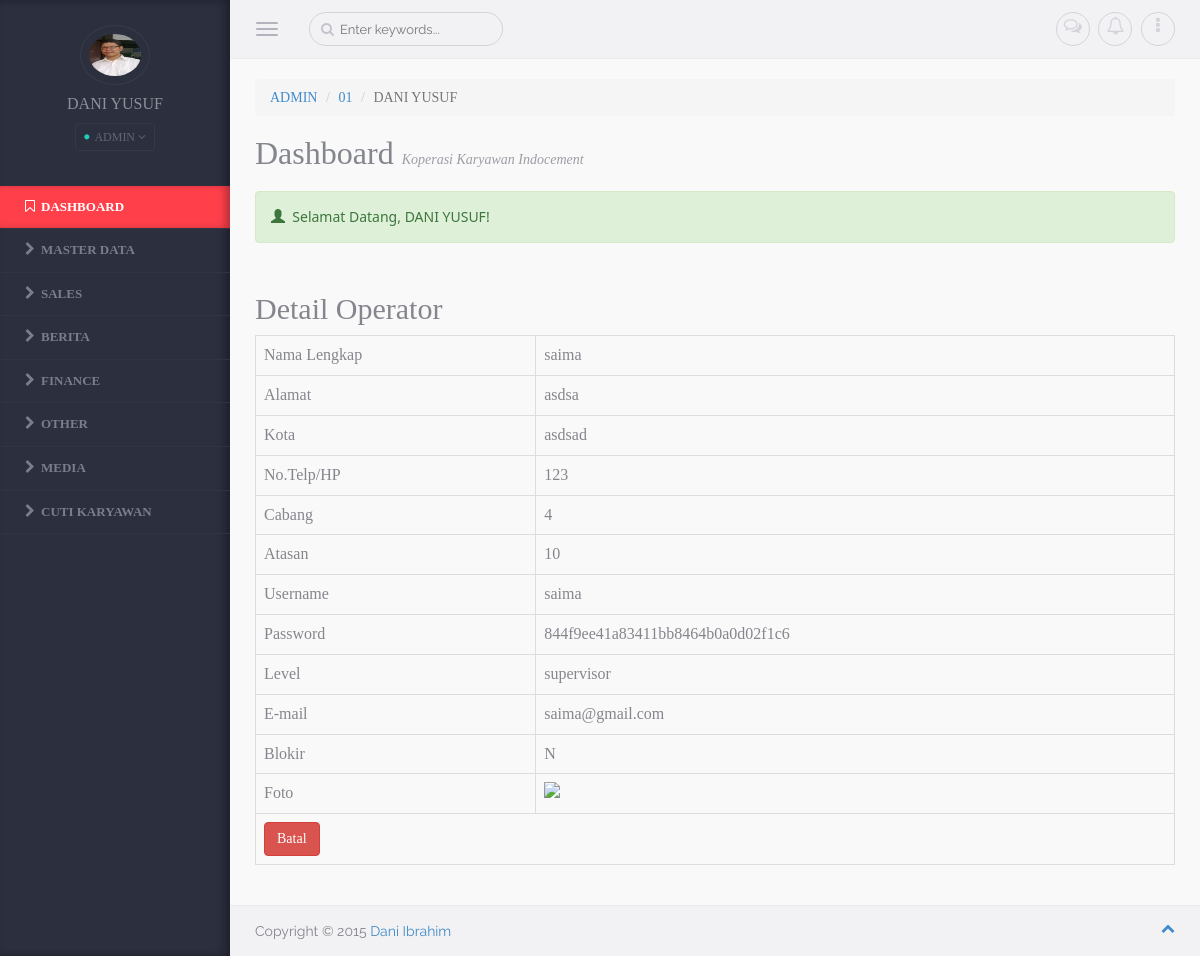
/media.php?module=operator&act=detailoperator&id=11 (signed in), run on the app's committed database.
### tables this page shows
CREATE TABLE IF NOT EXISTS `mainmenu` (
  `id_main` int(5) NOT NULL AUTO_INCREMENT,
  `nama_menu` varchar(50) DEFAULT NULL,
  `link` varchar(100) DEFAULT NULL,
  `aktif` enum('Y','N') NOT NULL DEFAULT 'Y',
  `urutan` int(2) NOT NULL,
  `level` varchar(20) NOT NULL,
  PRIMARY KEY (`id_main`)
);

CREATE TABLE IF NOT EXISTS `operator` (
  `id_operator` int(6) NOT NULL AUTO_INCREMENT,
  `nama` varchar(45) NOT NULL,
  `alamat` text NOT NULL,
  `kota` varchar(45) NOT NULL,
  `telp` varchar(20) NOT NULL,
  `id_cabang` varchar(6) NOT NULL,
  `id_atasan` varchar(6) NOT NULL,
  `username` varchar(45) NOT NULL,
  `password` varchar(45) NOT NULL,
  `level` varchar(45) NOT NULL,
  `email` varchar(75) NOT NULL,
  `blokir` varchar(1) NOT NULL,
  `foto` varchar(100) NOT NULL,
  PRIMARY KEY (`id_operator`)
);

### media.php (the view, shortened to what this page needs)
<?php
	if (empty($_SESSION['username']) AND empty($_SESSION['passuser'])){
	header ("location:index.php");
}
else{
?>
<html lang="en">
<head>
  <link rel="stylesheet" href="assets/css/bootstrap/bootstrap.css" />
    <link rel="stylesheet" href="assets/css/plugins/calendar/calendar.css" />
    <link rel="stylesheet" href="assets/css/app/app.v1.css" />
</head>
<body>
	<aside class="left-panel">
            <div class="user text-center">
              <img alt="" src="foto/<?php echo "$_SESSION[foto]"; ?>" class="img-circle" height="60"/>
              <h4 class="user-name"><?php echo strtoupper("$_SESSION[namalengkap]"); ?></h4>
                  <div class="dropdown user-login">
                  <button class="btn btn-xs dropdown-toggle btn-rounded" type="button" data-toggle="dropdown" aria-expanded="true">
                    <i class="fa fa-circle status-icon available"></i>&nbsp;<?php echo strtoupper("$_SESSION[leveluser]"); ?>&nbsp;<i class="fa fa-angle-down"></i>
                  </button>
                  </div>
            </div>
            <nav class="navigation">
            	<ul class="list-unstyled">
                	<li class="active"><a href="media.php?module=home"><i class="fa fa-bookmark-o"></i><span class="nav-label">Dashboard</span></a>
                  </li>
                      <?php
                      $sql=mysql_query("SELECT * FROM mainmenu ORDER BY urutan");
                      while ($m=mysql_fetch_array($sql)){
                        echo "<li class=\"has-submenu\"><a href='$m[link]'><i class='fa fa-chevron-right'></i><span class='nav-label'>$m[nama_menu]</span></a>";
                      }
                      echo "</li>";
                      ?>
              </ul>
            </nav>
    </aside>
    <section class="content">
        <header class="top-head container-fluid">
            <button type="button" class="navbar-toggle pull-left">
                <span class="icon-bar"></span>
                <span class="icon-bar"></span>
                <span class="icon-bar"></span>
            </button>
            <form role="search" class="navbar-left app-search pull-left hidden-xs">
              <input type="text" placeholder="Enter keywords..." class="form-control form-control-circle">
          	</form>
            <ul class="nav-toolbar">
            	<li class="dropdown"><a href="#" data-toggle="dropdown"><i class="fa fa-comments-o"></i><span class="badge bg-warning"></span></a>
                </li>
                <li class="dropdown"><a href="#" data-toggle="dropdown"><i class="fa fa-bell-o"></i><span class="badge"></span></a>
                </li>
                <li class="dropdown"><a href="#" data-toggle="dropdown"><i class="fa fa-ellipsis-v"></i></a>
                </li>
            </ul>
        </header>
        <div class="warper container-fluid">
            <ol class="breadcrumb">
              <li><a href="#"><?php echo strtoupper("$_SESSION[leveluser]"); ?></a></li>
              <li><a href="#"><?php echo "$_SESSION[id_cabang]"; ?></a></li>
              <li class="active"><?php echo strtoupper("$_SESSION[namalengkap]"); ?></a></li>
            </ol>
            <div class="page-header">
              <h1>Dashboard <i><small>Koperasi Karyawan Indocement</small></i></h1>
              <div class="alert alert-success" role="alert" style="font-family:Segoe UI;">
                <span class="glyphicon glyphicon-user" aria-hidden="true"></span>&nbsp;
                Selamat Datang, <?php echo strtoupper("$_SESSION[namalengkap]"); ?>!
              </div>
            </div>
            <div class="row">
              <?php include "content.php"; ?>
            </div>
        </div>
        <footer class="container-fluid footer">
        	Copyright &copy; 2015 <a href="#" target="_blank">Dani Ibrahim</a>
            <a href="#" class="pull-right scrollToTop"><i class="fa fa-chevron-up"></i></a>
        </footer>
    </section>
</body>
<?php
}
?>

### modul/mod_operator/operator.php (shortened to what this page needs)
<?php
 if (empty($_SESSION['username']) AND empty($_SESSION['passuser'])){
  echo "<link href='style.css' rel='stylesheet' type='text/css'>
        <center>Untuk mengakses modul, Anda harus login <br>";
  echo "<a href=../../index.php><b>LOGIN</b></a></center>";
}
else{
  switch($_GET['act']){
      case "detailoperator":
      $edit=mysql_query("SELECT * FROM operator WHERE id_operator='$_GET[id]'");
      $r=mysql_fetch_array($edit);
      if ($_SESSION['leveluser']=='admin'){
      echo "
            <div class=\"col-md-12\">
              <h2>Detail Operator</h2>
              <input type=hidden name=id value='$r[id_operator]'>
                <table id='example1' class='table table-bordered table-hover'>
                  <tr><td>Nama Lengkap</td><td>$r[nama]</td></tr>
                  <tr><td>Alamat</td><td>$r[alamat]</td></tr>
                  <tr><td>Kota</td><td>$r[kota]</td></tr>
                  <tr><td>No.Telp/HP</td><td>$r[telp]</td></tr>
                  <tr><td>Cabang</td><td>$r[id_cabang]</td></tr>
                  <tr><td>Atasan</td><td>$r[id_atasan]</td></tr>
                  <tr><td>Username</td><td>$r[username]</td></tr>
                  <tr><td>Password</td><td>$r[password]</td></tr>
                  <tr><td>Level</td><td>$r[level]</td></tr>
                  <tr><td>E-mail</td><td>$r[email]</td></tr>
                  <tr><td>Blokir</td><td>$r[blokir]</td></tr>
                  <tr><td>Foto</td><td><img src='foto/$r[foto]'></td></tr>
                  <tr>
                     <td colspan=2>
                              <input class=\"btn btn-danger\" type=button value=Batal onclick=self.history.back()>
                     </td>
                  </tr>
                </table>
              </form>
            </div>";
        }
      break;
  }
}
?>

### assets/css/app/app.v1.css (style rules this page uses)
body { background-color:#f9f9f9; color:#85868d; font-family: 'Raleway', sans-serif; position:relative; }
body, html { overflow-x:hidden; }
aside.left-panel { background-color:#2b2f3e; width:230px; position:fixed; padding:25px 0px; box-shadow:inset -5px 0px 8px rgba(0,0,0,0.3); height:100%; top:0px; left:0px; }
.user { margin-bottom:35px; }
.user h4.user-name { color:#8e909a; font-size:16px; }
.user img { border:1px solid #383c4a; padding:8px; width:70px; }
.user .user-login { display:inline-block; }
.user .user-login .btn { border:1px solid #343847; background-color:transparent; color:#616574; padding:4px 8px; }
.navigation { margin:20px 0px; }
.navigation > ul > li { position:relative; }
.navigation > ul > li.has-submenu:after { content:"\f105"; font-family: 'FontAwesome'; display:inline-block; position:absolute; color:#7a7e8a; right:15px; transition: all 0.4s; -moz-transition: all 0.4s; -webkit-transition: all 0.4s; -o-transition: all 0.4s; top:10px; visibility:hidden; }
.navigation > ul > li > a { display:block; padding:12px 25px; color:#7a7e8a; text-transform:uppercase; font-size:13px; text-decoration:none; font-weight:800; border-bottom:1px solid #2f3444; transition: all 0.4s; -moz-transition: all 0.4s; -webkit-transition: all 0.4s; -o-transition: all 0.4s; }
.navigation > ul > li:hover > a, .navigation > ul > li.active:hover > a, .navigation > ul > li.active > a { color:#fff; background-color: #ff404b; -webkit-box-shadow: inset -6px 0 8px -2px rgba(0,0,0,0.3); box-shadow: inset -6px 0 8px -2px rgba(0,0,0,0.3); }
.navigation ul li a i { margin-right:6px; font-size:14px; }
header { background-color:#f2f2f4; border-bottom:1px solid #ececee; padding-top:4px; padding-bottom:4px; }
.navbar-toggle { margin:8px 20px 8px 0px; display:block; padding-left:0px; }
.navbar-toggle .icon-bar { background-color:#b3b3be; }
.app-search { position:relative; margin-top:8px; margin-bottom:8px; margin-right:15px; }
.app-search .form-control, .app-search .form-control:focus { border:1px solid #d3d3db; font-size:13px; color:#c4c4cd; padding-left:30px; background:none; box-shadow:none; }
.app-search:before { content:"\f002"; position:absolute; left:12px; font-family: FontAwesome; cursor:pointer; top:7px; color:#c4c4cd; display:inline-block; }
.nav-toolbar { margin:8px 0px; float:right; }
.nav-toolbar > li { padding:0px; display:inline-block; margin-left:5px; position:relative; list-style:none; }
.nav-toolbar > li > a { color:#d3d3db; font-size:18px; border:1px solid #d3d3db; border-radius:50px; height:34px; width:34px; text-align:center; display:block; padding:4px; }
.content { margin-left:230px; }
.content > .container-fluid { padding-left:25px; padding-right:25px; }
.warper { padding-top:20px; padding-bottom:20px; min-height:550px; }
.page-header { margin:0px; border:0px; }
.page-header h1 { color:#84868e; font-weight:300; font-size:32px; margin-top:15px; margin-bottom:20px; }
.page-header * { font-weight:300; }
.page-header * small { font-size:14px; color:#9D9EA5; }
.footer { background-color: #f2f2f4; border-top: 1px solid #ececee; padding-bottom: 15px; padding-top: 15px; }
.btn-circle, .form-control-circle, .btn-group .btn-circle:first-child:not(:last-child):not(.dropdown-toggle) { border-radius:50px; }

### media.php (style rules this page uses)
h1 { font-family: Segoe UI Light; }
h2 { font-family: Segoe UI Light; }
h4 { font-family: Segoe UI Light; }
.btn { font-family: Segoe UI Light; }
.table { font-family: Calibri Light; }
li { font-family: Segoe UI Light; }

### data on the page
mainmenu: nama_menu "MASTER DATA"
mainmenu: nama_menu "SALES"
mainmenu: nama_menu "BERITA"
mainmenu: nama_menu "FINANCE"
mainmenu: nama_menu "OTHER"
mainmenu: nama_menu "MEDIA"
mainmenu: nama_menu "CUTI KARYAWAN"
operator: nama "saima", alamat "asdsa", kota "asdsad", telp "123", id_cabang "4", id_atasan "10", username "saima", password "844f9ee41a83411bb8464b0a0d02f1c6", level "supervisor", email "saima@gmail.com", blokir "N"

### other printed values
$_SESSION[id_cabang] "01"
